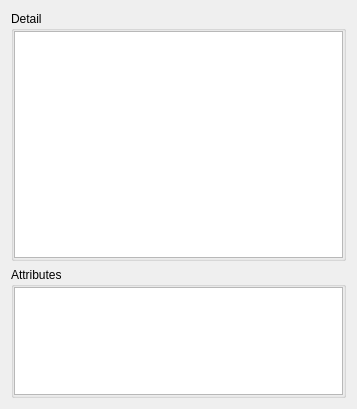
<?xml version="1.0" encoding="UTF-8"?>
<ui version="4.0">
 <class>FeaturePropertiesDialog</class>
 <widget class="QDialog" name="FeaturePropertiesDialog">
  <property name="geometry">
   <rect>
    <x>0</x>
    <y>0</y>
    <width>357</width>
    <height>409</height>
   </rect>
  </property>
  <property name="windowTitle">
   <string>Feature Properties</string>
  </property>
  <layout class="QVBoxLayout" name="verticalLayout">
   <item>
    <widget class="QGroupBox" name="groupBox">
     <property name="sizePolicy">
      <sizepolicy hsizetype="Preferred" vsizetype="Fixed">
       <horstretch>0</horstretch>
       <verstretch>0</verstretch>
      </sizepolicy>
     </property>
     <property name="minimumSize">
      <size>
       <width>0</width>
       <height>250</height>
      </size>
     </property>
     <property name="title">
      <string>Detail</string>
     </property>
     <layout class="QVBoxLayout" name="verticalLayout_2">
      <property name="leftMargin">
       <number>0</number>
      </property>
      <property name="topMargin">
       <number>0</number>
      </property>
      <property name="rightMargin">
       <number>0</number>
      </property>
      <property name="bottomMargin">
       <number>0</number>
      </property>
      <item>
       <widget class="QTextBrowser" name="detail"/>
      </item>
     </layout>
    </widget>
   </item>
   <item>
    <widget class="QGroupBox" name="groupBox_2">
     <property name="title">
      <string>Attributes</string>
     </property>
     <layout class="QVBoxLayout" name="verticalLayout_3">
      <property name="leftMargin">
       <number>0</number>
      </property>
      <property name="topMargin">
       <number>0</number>
      </property>
      <property name="rightMargin">
       <number>0</number>
      </property>
      <property name="bottomMargin">
       <number>0</number>
      </property>
      <item>
       <widget class="QTextBrowser" name="attrib"/>
      </item>
     </layout>
    </widget>
   </item>
  </layout>
 </widget>
 <resources/>
 <connections/>
</ui>
